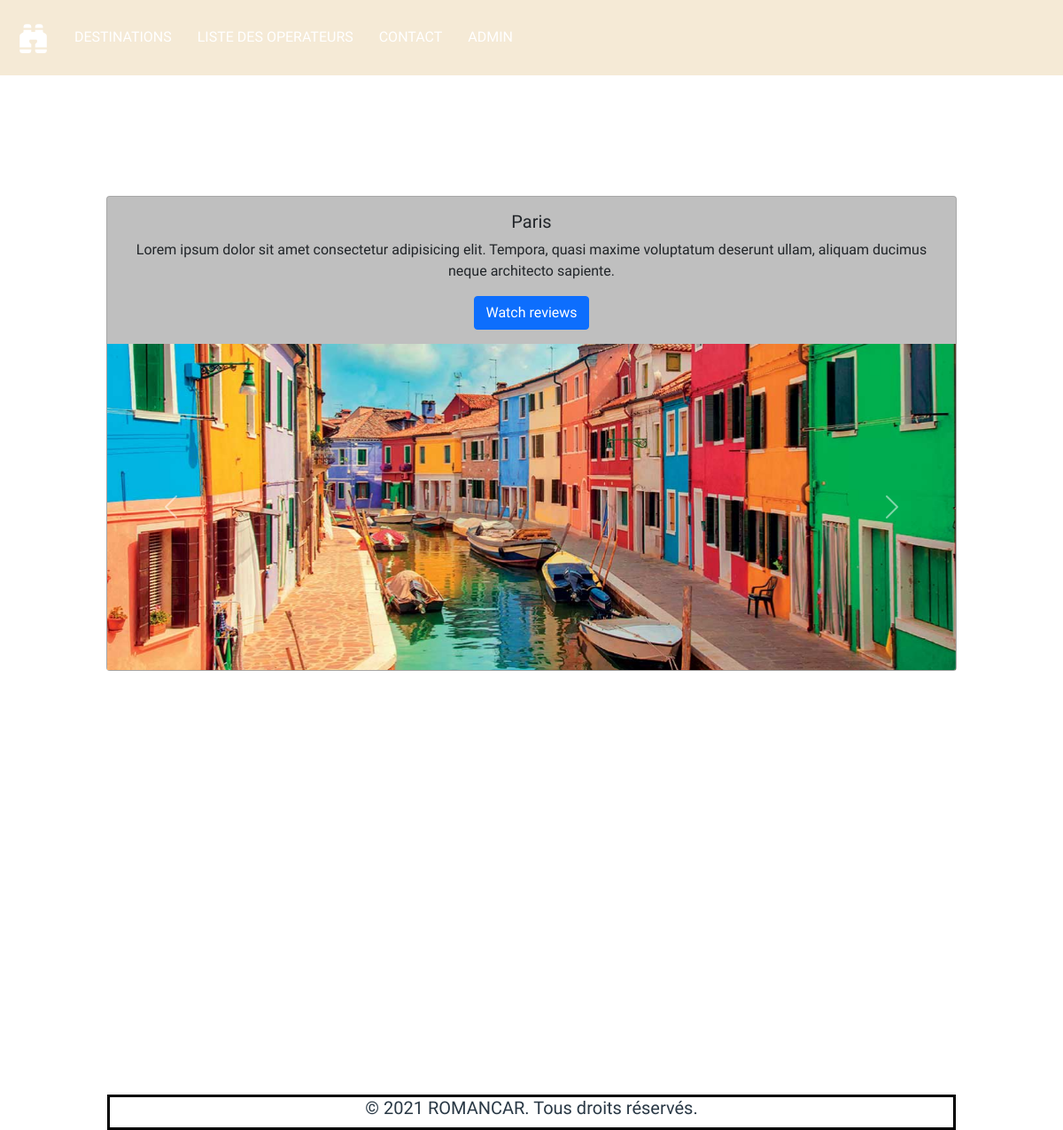
The page /content.php?location=Paris on the database as committed earlier.
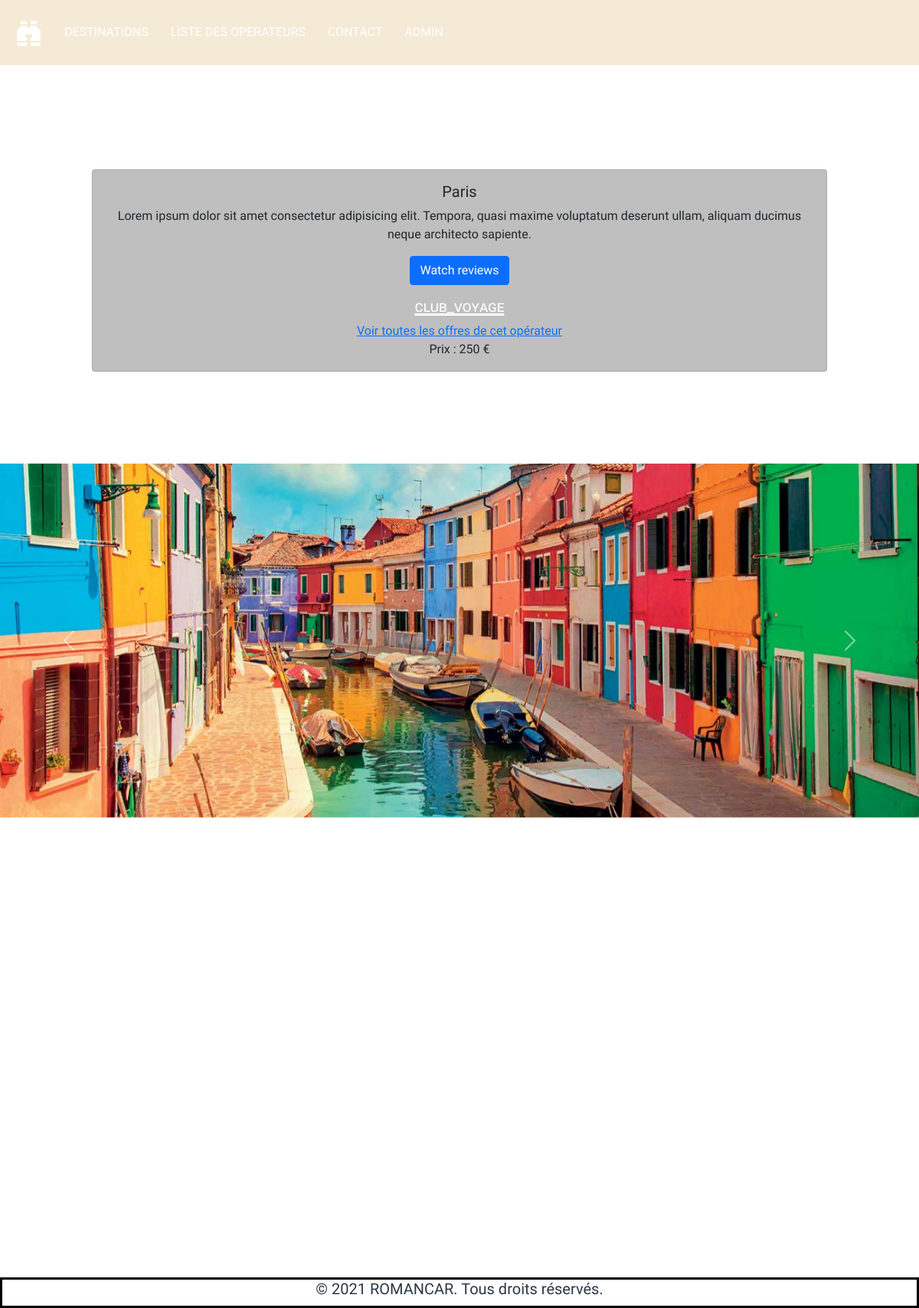
The same page on the database as committed later.
### tables this page shows
CREATE TABLE `destinations` (
  `id` int(10) NOT NULL,
  `location` varchar(150) NOT NULL,
  `price` int(10) NOT NULL,
  `id_tour_operator` int(10) NOT NULL,
  `image` varchar(255) NOT NULL,
  `imagenoiretblanc` varchar(255) NOT NULL
);

CREATE TABLE `tour_operators` (
  `id` int(10) NOT NULL,
  `name` varchar(150) NOT NULL,
  `grade` int(2) NOT NULL,
  `link` varchar(255) NOT NULL,
  `is_premium` tinyint(1) NOT NULL DEFAULT 0
);

### interface_utilisateur/class/Manager.php (called while the page is built, shortened)
<?php
class Manager {
    private $bdd;
    public function setBdd(PDO $bdd){
        $this->bdd = $bdd;
    }
public function getOperatorByDestination($location){
    $allOperators = [];
    $operatorByDestination = $this->bdd->prepare(
        'SELECT *
        FROM tour_operators
        JOIN destinations
            ON tour_operators.id = destinations.id_tour_operator
        WHERE destinations.location = ?'
    );
    $operatorByDestination->execute([$location]);
    $data = $operatorByDestination->fetchAll(PDO::FETCH_ASSOC);
    foreach($data as $opByDest){
        $arrayPeers = [
           'operator' => new TourOperator([
                'id'=> $opByDest['id_tour_operator'],
                'name' => $opByDest['name'],
                'grade' => $opByDest['grade'],
                'link' => $opByDest['link'],
                'isPremium' => intval( $opByDest['is_premium'])
            ]),
           'destination' => new Destination([
                'id'=> $opByDest['id'],
                'price'=> $opByDest['price'],
                'location'=> $opByDest['location'],
                'id_tour_operator'=> $opByDest['id_tour_operator'],
            ])
        ];
        array_push($allOperators,$arrayPeers);
    }
    return $allOperators;
}
}

### interface_utilisateur/class/TourOperator.php (called while the page is built, shortened)
<?php
class TourOperator {
    private $id;
    private $name;
    private $is_premium;
    public function hydrate(array $donnees)
    {
        foreach ($donnees as $key => $value)
        {
        $method = 'set'.ucfirst($key);
        }
    }
    public function setId($id){
        $this->id = $id;
    }
    public function getId(){
        return $this->id;
    }
    public function setName($name){
        $this->name = $name;
    }
    public function getName(){
        return $this->name;
    }
    public function getIsPremium(){
        return $this->is_premium;
    }
}

### interface_utilisateur/class/Destination.php (called while the page is built, shortened)
<?php
class Destination {
    private $price;
        public function hydrate(array $data)
        {
            foreach ($data as $key => $value)
            {
              $method = 'set'.ucfirst($key);
            }
          }
public function setPrice($price){
    $this->price = $price;
}
public function getPrice(){
    return $this->price;
}
}

### content.php (the view, shortened to what this page needs)
<link href="https://cdn.jsdelivr.net/npm/bootstrap@5.0.0/dist/css/bootstrap.min.css" rel="stylesheet">
<link rel="stylesheet" href="interface_utilisateur/asset/css/content.css">
<?php
 include 'interface_utilisateur/structure/header.php';
 require 'interface_utilisateur/class/Manager.php';
 require 'interface_utilisateur/class/Destination.php';
 include 'interface_utilisateur/class/TourOperator.php';
 $manager = new Manager($bdd);
$location = $_GET["location"];
$operators = $manager->getOperatorByDestination($location);
echo "<div class='info'>";
echo "<div class='card text-center'>";
echo'<div class="card-body">';
echo "<h5 card-title>" . ucfirst($location) . "</h5>";
echo '<p class="card-text">Lorem ipsum dolor sit amet consectetur adipisicing elit.
Tempora, quasi maxime voluptatum deserunt ullam, aliquam ducimus neque architecto sapiente.</p>
<a href="#" class="btn btn-primary">Watch reviews</a>';
echo '</div>';
foreach ($operators as $operator) {
    if ($operator['operator']->getIsPremium() === 1) {
      echo "<h1>" . ucfirst($operator['operator']->getName()) . "</h1><a href='offre_operator.php?id=".$operator['operator']->getId()."'>Voir toutes les offres de cet opérateur</a>";
      echo "<p>Prix : " . $operator['destination']->getPrice() . " €</p>";
      echo "</div>";
      echo' </div>';
    } else {
      echo "<h3>" . $operator['operator']->getName() . "</h3><a href='offre_operator.php?id=".htmlspecialchars($operator['operator']->getId())."'>Voir toutes les offres de cet opérateur</a>";
      echo "<p>Prix : " . $operator['destination']->getPrice() . " €</p>";
      echo "</div>";
     echo' </div>';
    };
}
?>
<div id="carouselExampleFade" class="carousel slide carousel-fade" data-bs-ride="carousel">
  <div class="carousel-inner">
    <div class="carousel-item active">
      <img src="interface_utilisateur/asset/image/italie_carousel1.jpg" class="d-block w-100" alt="...">
    </div>
  </div>
  <button class="carousel-control-prev" type="button" data-bs-target="#carouselExampleFade" data-bs-slide="prev">
    <span class="carousel-control-prev-icon" aria-hidden="true"></span>
  </button>
  <button class="carousel-control-next" type="button" data-bs-target="#carouselExampleFade" data-bs-slide="next">
    <span class="carousel-control-next-icon" aria-hidden="true"></span>
  </button>
<?php
include 'interface_utilisateur/structure/footer.php';

Rows that differ between the two databases and show on the page:
added destinations: location "Paris", id_tour_operator.name "club_voyage", price "250"
Other text that changed with them:
$location: "Paris" → (not shown)
